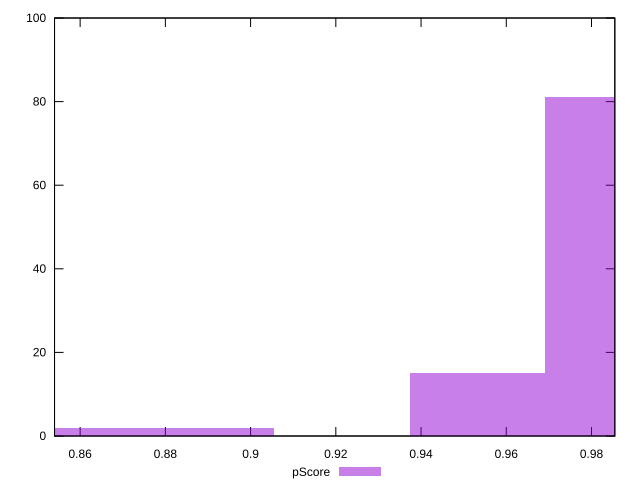

gnuplot code for this plot:
reset

$pScore <<EOF
0.857881964551274 2
0.9849755889292404 81
0.9532021828347488 15
0.8896553706457655 2
EOF

set key outside below
set boxwidth 0.03177340609449163
set xrange [0.8539928515108067:0.985469595807851]
set yrange [0:100]
set trange [0:100]
set style fill transparent solid 0.5 noborder
set terminal svg size 640, 490 enhanced background rgb 'white'
set output "report_00015_2021-02-09T16-11-33.973Z/first-meaningful-paint/samples/pages+cached+noadtech+nomedia+nocss/pScore/histogram.svg"

plot $pScore title "pScore" with boxes

reset
